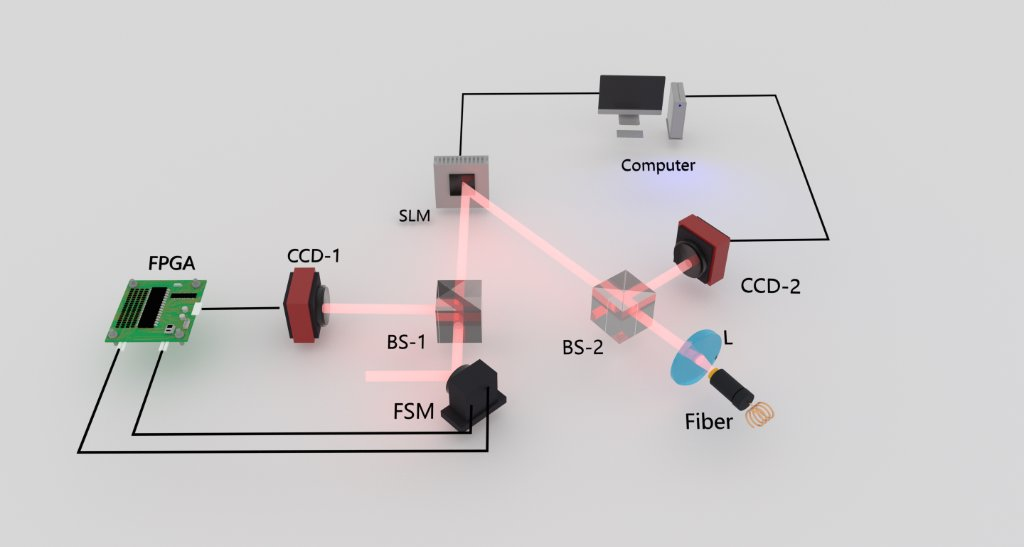
#> input picture assets/style-references/04-optical-setup.jpg, 1024 x 547 px
$ python clean_asset.py --input ../assets/style-references/04-optical-setup.jpg --output out.png
#> lines starting #> are read from the running program, lines starting #| are printed output that depends on the picture; after the words box and inside, x2 and y2 are one past the last pixel; in counts of white or black regions, pixels touching at a corner belong together
#!/usr/bin/env python3
"""Clean an isolated scientific asset: flood-fill remove white/near-white background, soften edges, trim, and optionally reduce excess saturation."""

import argparse
from collections import deque
from pathlib import Path
import sys

import numpy as np
from PIL import Image, ImageEnhance, ImageFilter


def estimate_bg_color(rgb: np.ndarray) -> np.ndarray:
    h, w, _ = rgb.shape
    patches = np.concatenate(
        [
            rgb[0:6, 0:6].reshape(-1, 3),
            rgb[0:6, max(0, w - 6) : w].reshape(-1, 3),
            rgb[max(0, h - 6) : h, 0:6].reshape(-1, 3),
            rgb[max(0, h - 6) : h, max(0, w - 6) : w].reshape(-1, 3),
        ],
        axis=0,
    )
    return np.median(patches, axis=0)


def flood_remove_bg(rgb: np.ndarray, tol: float) -> np.ndarray:
    """Remove exterior background connected to image borders without punching holes inside the subject."""
    h, w, _ = rgb.shape
    bg_color = estimate_bg_color(rgb)
    dist = np.linalg.norm(rgb.astype(np.float32) - bg_color.astype(np.float32), axis=2)
    is_bg_candidate = dist <= tol

    visited = np.zeros((h, w), dtype=bool)
    q: deque[tuple[int, int]] = deque()

    # Seed from all 4 borders
    for x in range(w):
        if is_bg_candidate[0, x]:
            visited[0, x] = True
            q.append((0, x))
        if is_bg_candidate[h - 1, x] and not visited[h - 1, x]:
            visited[h - 1, x] = True
            q.append((h - 1, x))
    for y in range(h):
        if is_bg_candidate[y, 0] and not visited[y, 0]:
            visited[y, 0] = True
            q.append((y, 0))
        if is_bg_candidate[y, w - 1] and not visited[y, w - 1]:
            visited[y, w - 1] = True
            q.append((y, w - 1))

    while q:
        cy, cx = q.popleft()
        for ny, nx in ((cy - 1, cx), (cy + 1, cx), (cy, cx - 1), (cy, cx + 1)):
            if 0 <= ny < h and 0 <= nx < w and not visited[ny, nx] and is_bg_candidate[ny, nx]:
                visited[ny, nx] = True
                q.append((ny, nx))

    alpha = np.where(visited, 0, 255).astype(np.uint8)

    # Gentle edge feathering to remove harsh 1px white halo
    alpha_img = Image.fromarray(alpha, mode="L")
    blurred = np.array(alpha_img.filter(ImageFilter.GaussianBlur(radius=0.8)), dtype=np.uint8)
    # Only soften pixels near the border of the mask
    border = (blurred > 0) & (blurred < 255)
    alpha[border] = np.minimum(alpha[border], blurred[border])
    return alpha


def main() -> int:
    parser = argparse.ArgumentParser(
        description="Clean isolated AI/3D asset for scientific figure compositing."
    )
    parser.add_argument("--input", required=True, help="Input image path")
    parser.add_argument("--output", required=True, help="Output transparent PNG path")
    parser.add_argument(
        "--tol",
        type=float,
        default=28.0,
        help="Color distance tolerance for exterior background removal (default: 28)",
    )
    parser.add_argument(
        "--desaturate",
        type=float,
        default=0.10,
        help="Fraction to reduce color saturation (0.0-0.5, default: 0.10)",
    )
    parser.add_argument(
        "--pad", type=int, default=8, help="Transparent padding around trimmed subject (px)"
    )
    args = parser.parse_args()

    in_path = Path(args.input)
    if not in_path.exists():
        print(f"[ERROR] Input not found: {in_path}", file=sys.stderr)
        return 1

    raw_img = Image.open(in_path)
#> raw_img is the input picture: PIL image 1024x547 RGB; mean R, G, B 205.9, 203, 203.6
    if raw_img.mode in ("RGBA", "LA") or (raw_img.mode == "P" and "transparency" in raw_img.info):
        rgba = raw_img.convert("RGBA")
        white_bg = Image.new("RGBA", rgba.size, (255, 255, 255, 255))
        img = Image.alpha_composite(white_bg, rgba).convert("RGB")
    else:
        img = raw_img.convert("RGB")
    if args.desaturate > 0:
        factor = max(0.0, 1.0 - args.desaturate)
        img = ImageEnhance.Color(img).enhance(factor)

    rgb = np.array(img)
    alpha = flood_remove_bg(rgb, tol=args.tol)
#> in estimate_bg_color, `patches = np.concatenate( [ rgb[0:6, 0:6].reshape(-1, 3), rgb[0:6, max..`: patches = 144 rows, first 8: [216, 216, 216], [216, 216, 216], [216, 216, 216], [216, 216, 216], [216, 216, 216], [216, 216, 216], [216, 216, 216], [216, 216, 216]
#> in flood_remove_bg, `bg_color = estimate_bg_color(rgb)`: bg_color = [216, 216, 216]
#> in flood_remove_bg, `dist = np.linalg.norm(rgb.astype(np.float32) - bg_color.astype(np.floa..`:
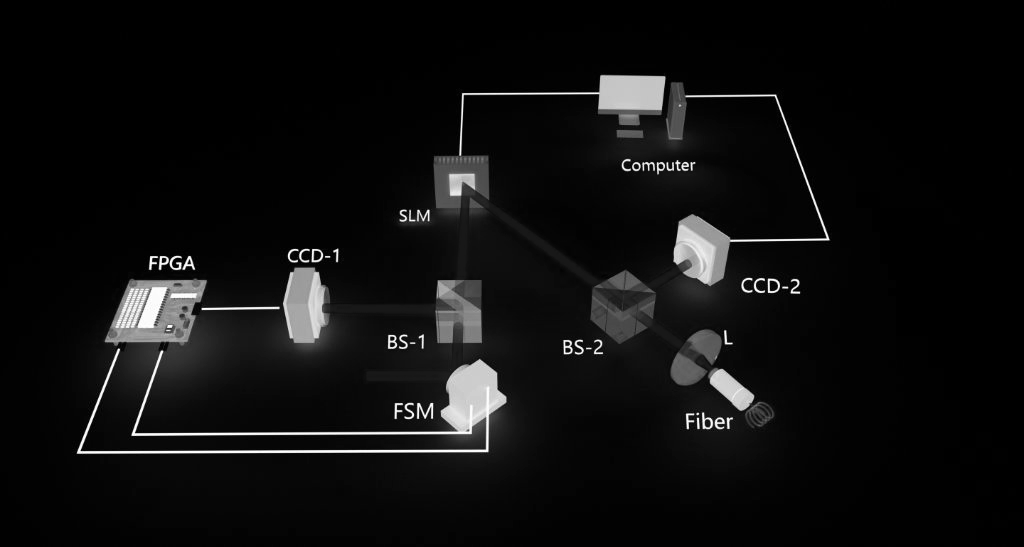
#> dist: shape (547, 1024) float32; min 0, max 374.1, mean 22.3; drawn with min black and max white
#> in flood_remove_bg, `is_bg_candidate = dist <= tol`:
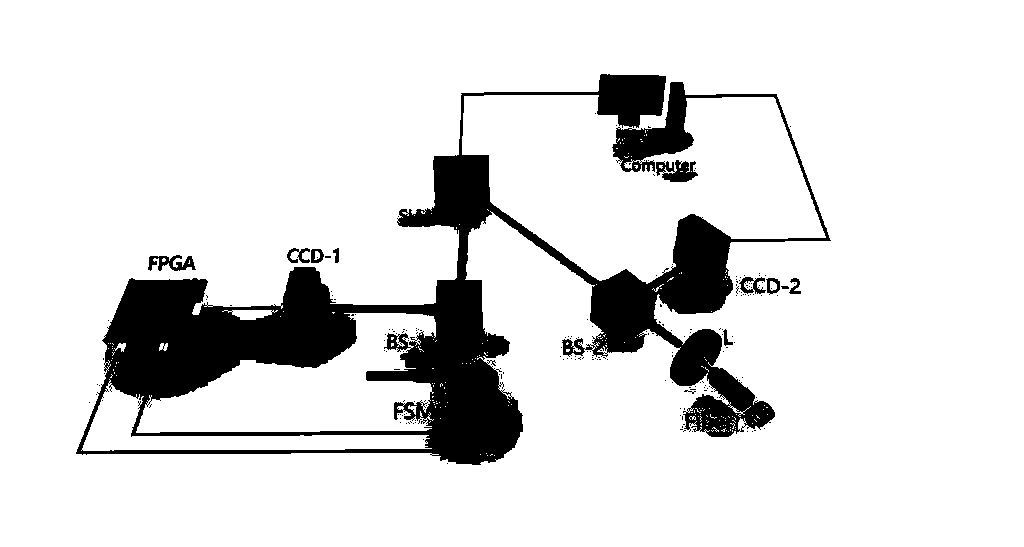
#> is_bg_candidate: shape (547, 1024) bool; 87.5% white; 197 black regions (186 under 20 px), largest, box (x1, y1, x2, y2) and area: (76, 74, 831, 465) 67838, (656, 160, 698, 182) 584, (148, 255, 196, 271) 409
#> after the loop in flood_remove_bg, `for x in range(w):`: visited: shape (547, 1024) bool; 0.37% white in thin lines or dots
#> after the loop in flood_remove_bg, `for y in range(h):`:
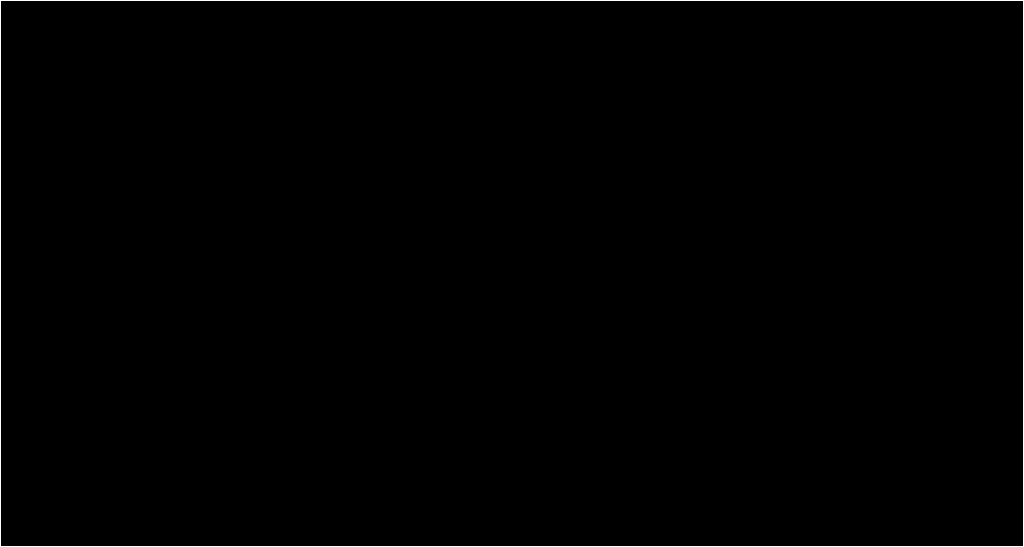
#> visited: shape (547, 1024) bool; 0.56% white in thin lines or dots
#> the loop in flood_remove_bg, `while q:` made 462799 passes
#> (cy, cx) on passes 1 to 3: (0, 0), (546, 0), (0, 1)
#> after the loop in flood_remove_bg, `while q:`:
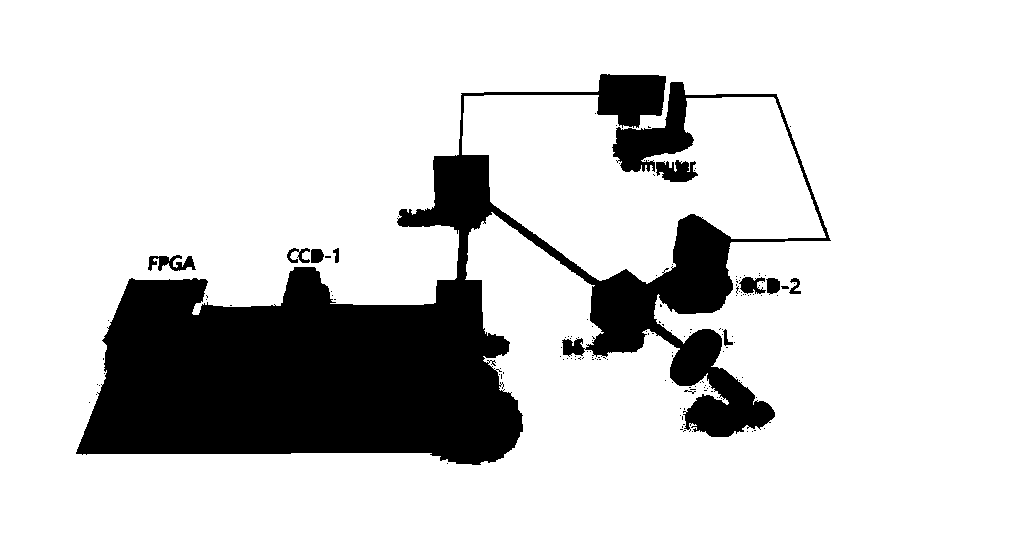
#> visited: shape (547, 1024) bool; 82.6% white; 147 black regions (136 under 20 px), largest, box (x1, y1, x2, y2) and area: (76, 74, 831, 465) 94984, (656, 160, 698, 182) 633, (148, 255, 196, 271) 427
#> in flood_remove_bg, `border = (blurred > 0) & (blurred < 255)`: border: shape (547, 1024) bool; 4.5% white; 3 white regions, box (x1, y1, x2, y2) and area: (74, 72, 833, 467) 24648, (146, 253, 198, 273) 794, (87, 400, 92, 405) 21
#> in flood_remove_bg, `alpha[border] = np.minimum(alpha[border], blurred[border])`:
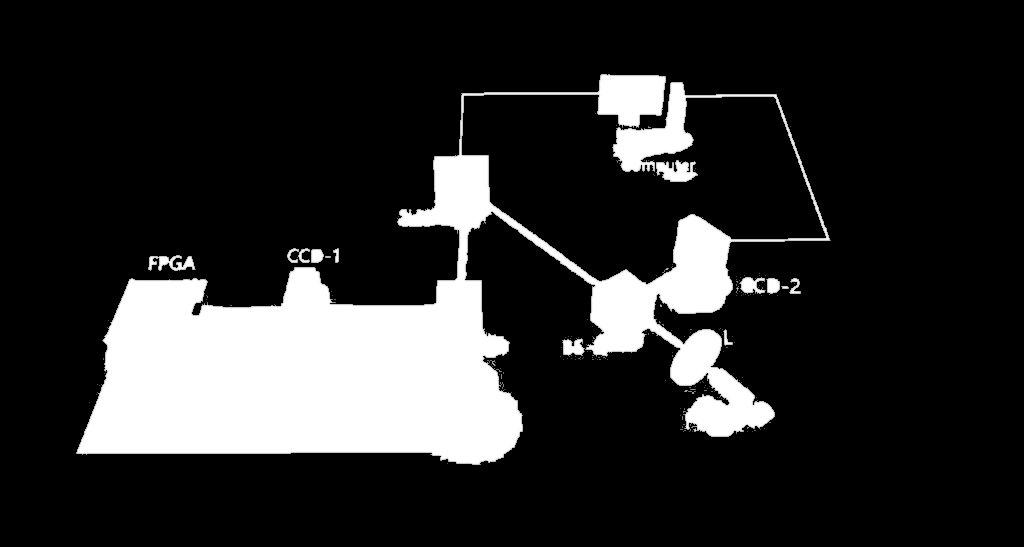
#> alpha: shape (547, 1024); min 0, max 255, mean 43.5
    rgba = np.dstack([rgb, alpha])
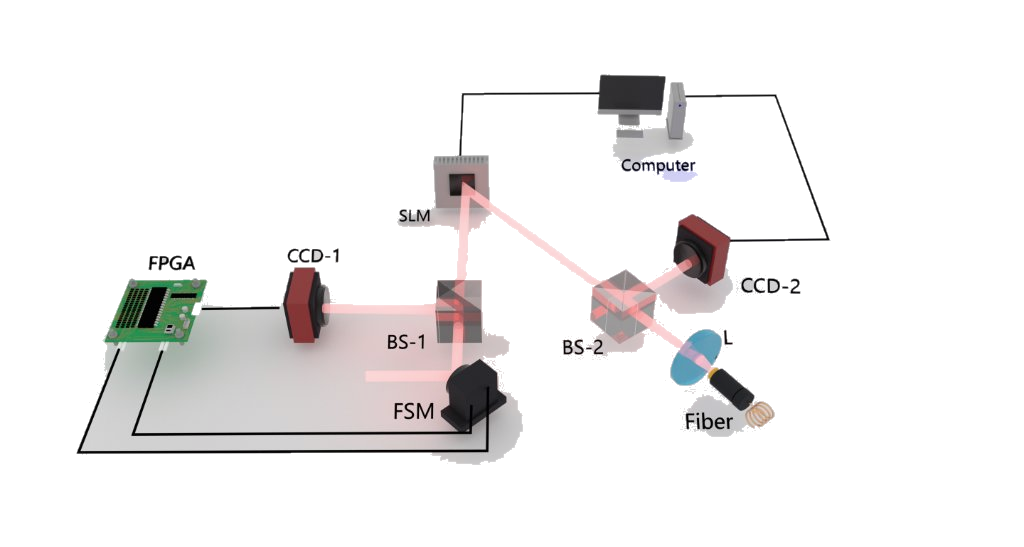
#> rgba: shape (547, 1024, 4); mean R, G, B, A 205.5, 203, 203.5, 43.5; transparent parts drawn white
    out_img = Image.fromarray(rgba, mode="RGBA")

    bbox = out_img.getbbox()
#> bbox = (76, 74, 831, 465)
    if bbox:
        x0, y0, x1, y1 = bbox
#> x0 = 76; y0 = 74; x1 = 831; y1 = 465
        x0 = max(0, x0 - args.pad)
#> x0 = 68
        y0 = max(0, y0 - args.pad)
#> y0 = 66
        x1 = min(out_img.width, x1 + args.pad)
#> x1 = 839
        y1 = min(out_img.height, y1 + args.pad)
#> y1 = 473
        out_img = out_img.crop((x0, y0, x1, y1))
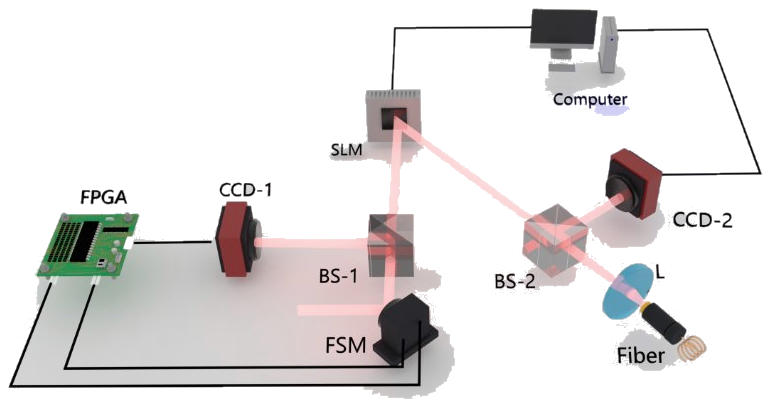
#> out_img: PIL image 771x407 RGBA; mean R, G, B, A 198.3, 194.1, 194.6, 77.6; transparent parts drawn white

    out_path = Path(args.output)
    out_path.parent.mkdir(parents=True, exist_ok=True)
    out_img.save(out_path, format="PNG", optimize=True)
    print(f"[OK] Cleaned asset saved: {out_path} ({out_img.width}x{out_img.height}px)")
#| [OK] Cleaned asset saved: out.png (771x407px)
    return 0


if __name__ == "__main__":
    sys.exit(main())
#> (the program exits here)
